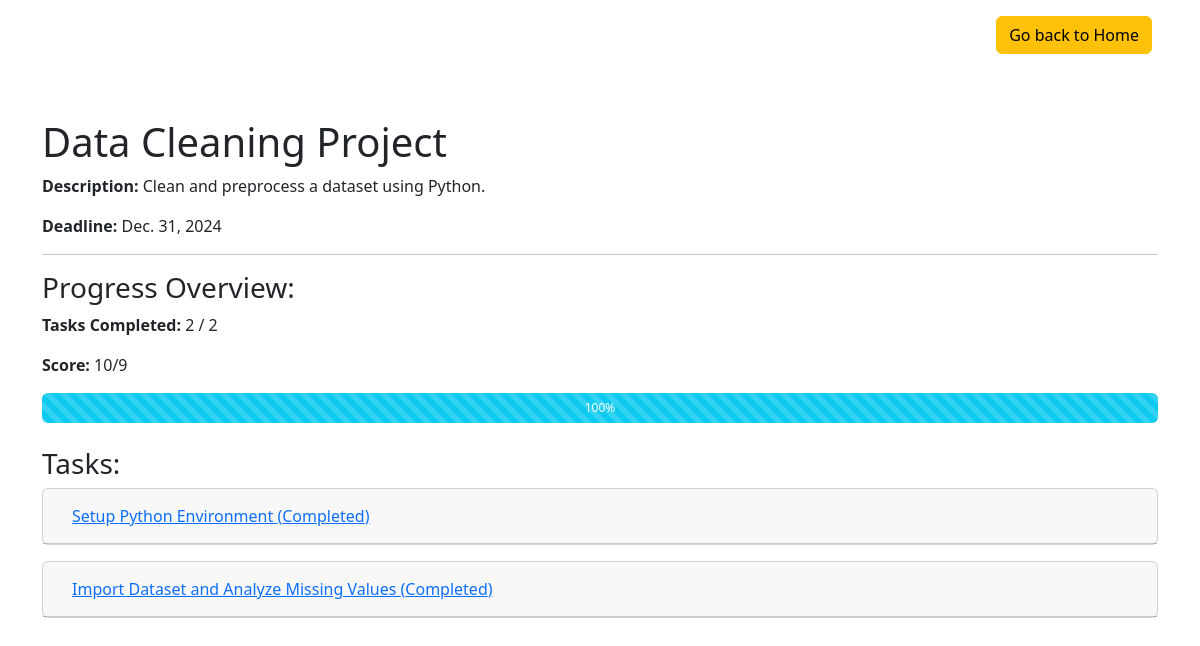
The app's page /project/1 with its own data.
### assignment/models.py (models this page shows, shortened)
class Project(models.Model):
    title = models.CharField(max_length=200)
    description = models.TextField()
    date = models.DateTimeField(auto_now_add=True)
    status = models.CharField(max_length=20, choices=STATUS_CHOICES, default="pending")
    deadline = models.DateField()
    assigned_to = models.ForeignKey(User, on_delete=models.CASCADE, related_name='projects', null=True)
    total_score = models.IntegerField(default=0)  # To store the total score of the project
    marks = models.IntegerField(default=0, null=True, blank=True)
    def calculate_total_score(self):
        total = sum(task.points for task in self.tasks.filter(status='completed'))
        self.total_score = total
        self.save()

class Task(models.Model):
    task = models.CharField(max_length=200, null=False)
    points = models.IntegerField(null=False)
    status = models.CharField(max_length=20, choices=STATUS_CHOICES, default="pending")
    project = models.ForeignKey(Project, on_delete=models.CASCADE, related_name='tasks')  # Link task to project

### assignment/views.py (the view, shortened to what this page needs)
# urls.py: path('project/<id>', projectDetail, name="ProjectDetail"),
def projectDetail(request, id):
    project = get_object_or_404(Project, id=id)
    tasks = project.tasks.all()
    total_tasks = tasks.count()
    completed_tasks = tasks.filter(status='completed').count()
    progress = int((completed_tasks / total_tasks) * 100) if total_tasks > 0 else 0
    project.calculate_total_score()
    context = {
        "project": project,
        "tasks": tasks,
        "total_tasks": total_tasks,
        "completed_tasks": completed_tasks,
        "progress": progress,
        "score": project.total_score,
        "total_score" : project.marks,
        "status_choices": Task._meta.get_field('status').choices,
    }
    return render(request, 'prjdetail.html', context)

### templates/prjdetail.html (shortened to what this page needs)
{% extends "partial/base.html" %}
{% load static %}
{% block content %}
<div class="d-flex">
    <a href="{% url "index" %}" class="ms-auto mx-5 my-3"><button class="btn btn-warning">Go back to Home</button></a>
</div>
<div class="container mt-5">
    <h1>{{ project.title }}</h1>
    <p><strong>Description:</strong> {{ project.description }}</p>
    <p><strong>Deadline:</strong> {{ project.deadline }}</p>
    <hr>
    <h3>Progress Overview:</h3>
    <p><strong>Tasks Completed:</strong> {{ completed_tasks }} / {{ total_tasks }}</p>
    <p><strong>Score:</strong> {{ score }}/{{total_score}}</p>
    <div class="progress mb-4" style="height: 30px;">
        <div
            class="progress-bar progress-bar-striped bg-info"
            role="progressbar"
            style="width: {{ progress }}%;"
            aria-valuenow="{{ progress }}"
            aria-valuemin="0"
            aria-valuemax="100">
            {{ progress }}%
        </div>
    </div>
    <h3>Tasks:</h3>
    <div id="accordion">
        {% for task in tasks %}
        <div class="card mb-3">
            <div class="card-header" id="heading{{ task.id }}">
                <h5 class="mb-0">
                    <button class="btn btn-link" data-bs-toggle="collapse" data-bs-target="#collapse{{ task.id }}" aria-expanded="true" aria-controls="collapse{{ task.id }}">
                        {{ task.task }} ({{ task.get_status_display }})
                    </button>
                </h5>
            </div>
        </div>
        {% empty %}
        <p>No tasks found for this project.</p>
        {% endfor %}
    </div>
</div>
{% endblock content %}

### records on screen
Project: title "Data Cleaning Project", description "Clean and preprocess a dataset using Python.", deadline "Dec. 31, 2024"
Task: task "Setup Python Environment", status "Completed"
Task: task "Import Dataset and Analyze Missing Values", status "Completed"

### other values on screen
{{ completed_tasks }} "2"
{{ total_tasks }} "2"
{{ score }} "10"
{{ total_score }} "9"
{{ progress }} "100"
